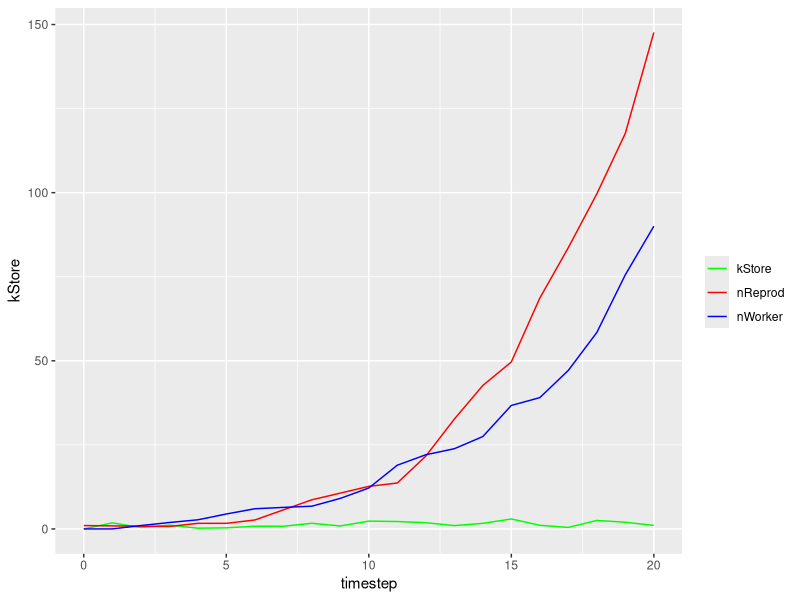

R code for this plot:
## ---- chunk 1
library(tidyverse)
## ---- chunk 2
#Whether to birth a reproductive or a worker
#TRUE for reproductive, FALSE for worker
birthReprod <- function(nReprod,nWorker,Day,nDayCycle)
{
  temp <- 1-(Day/nDayCycle);
  temp2 <- runif(1,0,1) > .5
  return(temp>temp2);
}

#Set foraging mortality rate given day in cycle
fMortRate <- function(Day,nDayCycle)
{
  temp <- .65+(Day/nDayCycle-.5)^2;
  return(temp);
}

#Set parameters for when reproductives stop foraging
isReprodForage <- function(nWorker)
{
  return(ifelse(nWorker<2,TRUE,FALSE))
}
## ---- chunk 3
#Set number of Days in a Cycle
Day <- 0; nDayCycle <- 20;
#Starting number of reproductives, workers and energy stores
nReprod <- 1; nWorker <- 0; kStore <- 0;
#Number of trips that workers and reproductives can make each day
nTripReprod <- 2; nTripWorker <- 2.5;
#Set amount of energy per trip that workers and reproductives make
kTripWorker <- 2; kTripReprod <- 2;
#Set amount of energy needed to create a worker and reproductive
kCreateWorker <- 3; kCreateReprod <- 3.5;

#Create dataframe to store data.
data <- data.frame(timestep=0,nReprod=nReprod,nWorker=nWorker,kStore=kStore)

for (i in 1:nDayCycle)
{
  #Forage as much as you can/need with workers
  #!!!!! When does Queen/reproductives stop foraging?
  #!!!!! How to incorporate mortality rate?
  
  nWorker <- (nWorker*fMortRate(Day,nDayCycle));
  kStore <- kStore + nWorker * nTripWorker;
  
  if(isReprodForage(nWorker=nWorker))
  {
    nReprod <- (nReprod*fMortRate(Day,nDayCycle));
    kStore <- kStore + nReprod * nTripReprod;
  }
  
  while (kStore > 0)
  {
    if(kStore > kCreateReprod)
    {
      if(birthReprod(nReprod,nWorker,Day,nDayCycle))
        {kStore <- kStore - kCreateReprod;  nReprod <- nReprod+1;}
        else    
        {kStore <- kStore - kCreateWorker;  nWorker <- nWorker+1;}
    }
    else{
      if(kStore > kCreateWorker)
      {kStore <- kStore - kCreateWorker;  nWorker <- nWorker + 1;}
      else{break}
    }
  }
  
  if(i%%5==0){print(paste("Day: ",i,"  kStore: ",kStore,"  nReprod: ",nReprod,"  nWorker: ",nWorker));}
  data <- rbind(data,list(i,nReprod,nWorker,kStore))
}

ggplot(data,aes(x=timestep)) + geom_line(aes(y=kStore,color="kStore")) + geom_line(aes(y=nReprod,color="nReprod")) + geom_line(aes(y=nWorker,color="nWorker")) + scale_colour_manual("",breaks = c("kStore", "nReprod", "nWorker"),values = c("kStore"="green","nReprod"="red","nWorker"="blue"))
